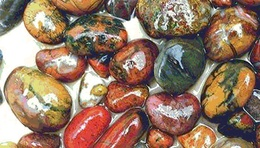
%> input picture 2/src/rock.jpg, 260 x 148 px, shrunk from 584 x 333 before the run
$ octave lr2_3.m   (GNU Octave 9; MATLAB toolbox functions it lacks are replaced by stand-ins)
%> lines starting %> are read from the running program, lines starting %| are printed output that depends on the picture
### 2/src/customMesh.m
function customMesh(pos, c, t)
    max_size = 100; % максимальний розмір для mesh, бо ноуту погано :(
    [h, w] = size(c);

    row_idx = round(linspace(1, h, min(h,max_size)));
    col_idx = round(linspace(1, w, min(w,max_size)));
    c_small = c(row_idx, col_idx);

    ax = subplot(pos(1), pos(2), pos(3));
    mesh(ax, c_small);
    title(ax, t);
    xlabel(ax,'X'); ylabel(ax,'Y');
    % zlabel(ax, labelZ);
    colormap(ax, jet);
end

### 2/src/customPlot.m
function customPlot(pos, im, t)
    ax = subplot(pos(1), pos(2), pos(3));

    if ~isa(im,'uint8') && ~isa(im,'uint16')  % якщо не клас зображення
        imagesc(ax, im);
        axis(ax, 'image');
        colorbar(ax);
        colormap(ax, jet);  % кольорова карта для матриці
    else
        imshow(im, 'Parent', ax);
        colormap(ax, gray);  % сірі відтінки для зображення
    end
    title(ax, t);
end

### 2/src/lr2_3.m
img = imread('rock.jpg');
%> img is the input picture: size 148x260x3 uint8; mean R, G, B 149.3, 121.1, 101.5
gray_img = rgb2gray(img);
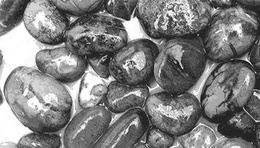
%> gray_img: size 148x260 uint8; min 2, max 255, mean 127.3

angles = [0, 30, 120];
anglLen = length(angles)+1;

customPlot([anglLen, 2, 1], img, 'Оригінальне');
customPlot([anglLen, 2, 2], gray_img, 'Grayscale');

for k = 1:anglLen-1
    angle = angles(k);
    index = 3*k + 1;

    rotated_img = imrotate(gray_img, angle, 'bilinear', 'crop');
    c = normxcorr2(rotated_img, gray_img); % 2D нормалізована кореляція

    customPlot([anglLen, 3, index], rotated_img, ['Повернуте: ' num2str(angle) '°']);
    customPlot([anglLen, 3, index+1], c, 'Взаємна кореляційна');
    customMesh([anglLen, 3, index+2], c, 'Взаємна кореляційна');
end
%> this loop made 3 passes
%> pass 1, `c = normxcorr2(rotated_img, gray_img);`:
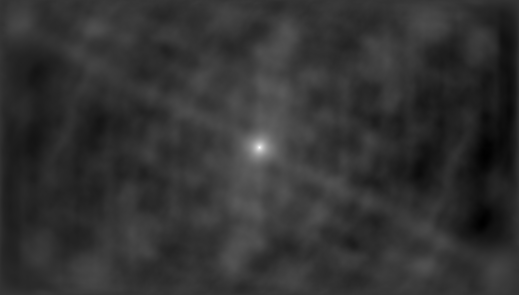
%> c: size 295x519 double; min -0.268, max 1, mean -0.0152; drawn with min black and max white
%> pass 1, in customMesh, `c_small = c(row_idx, col_idx);`:
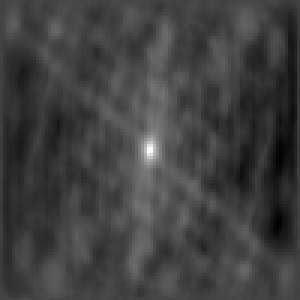
%> c_small: size 100x100 double (shown 3 times larger); min -0.265, max 0.713, mean -0.0151; drawn with min black and max white
%> pass 2, `rotated_img = imrotate(gray_img, angle, 'bilinear', 'crop');`:
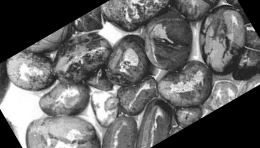
%> rotated_img: size 148x260 uint8; min 0, max 255, mean 100.4
%> pass 2, `c = normxcorr2(rotated_img, gray_img);`:
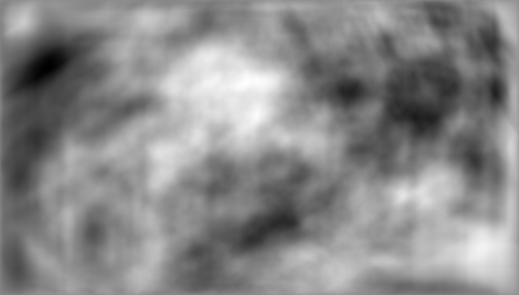
%> c: size 295x519 double; min -0.288, max 0.235, mean -0.0063; drawn with min black and max white
%> after the loop:
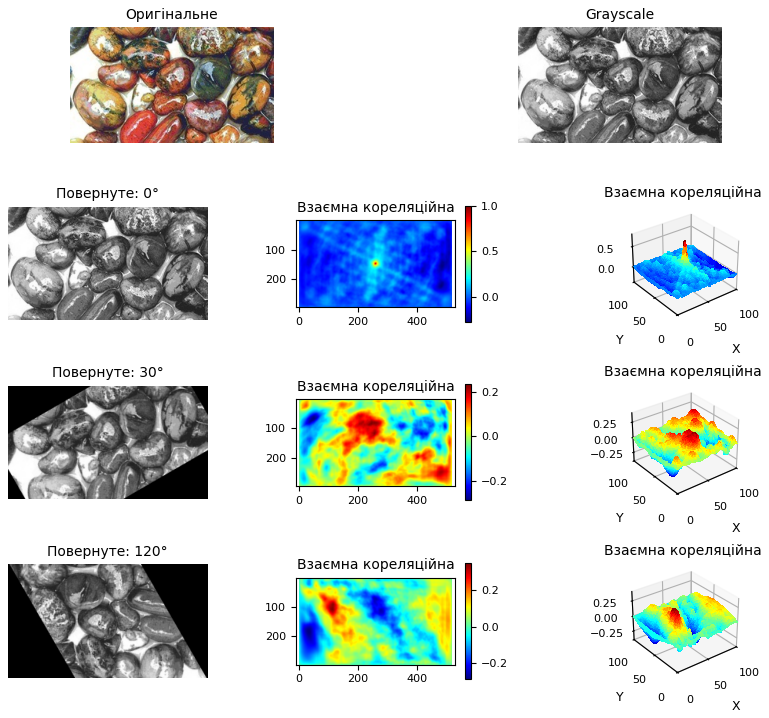
%> figure redrawn from the program's plot data, 11 panels

drawnow;
print(gcf, [mfilename('fullpath') '.png'], '-dpng', '-r300');
close(gcf);
